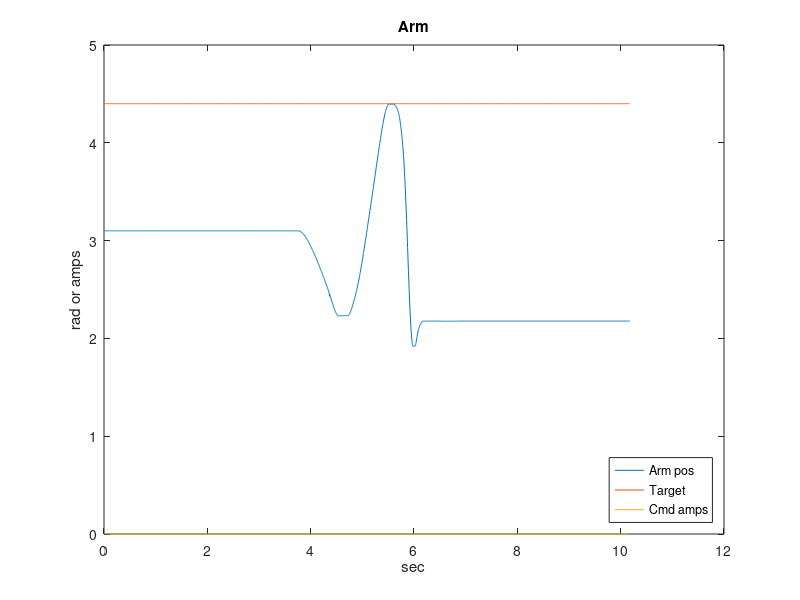
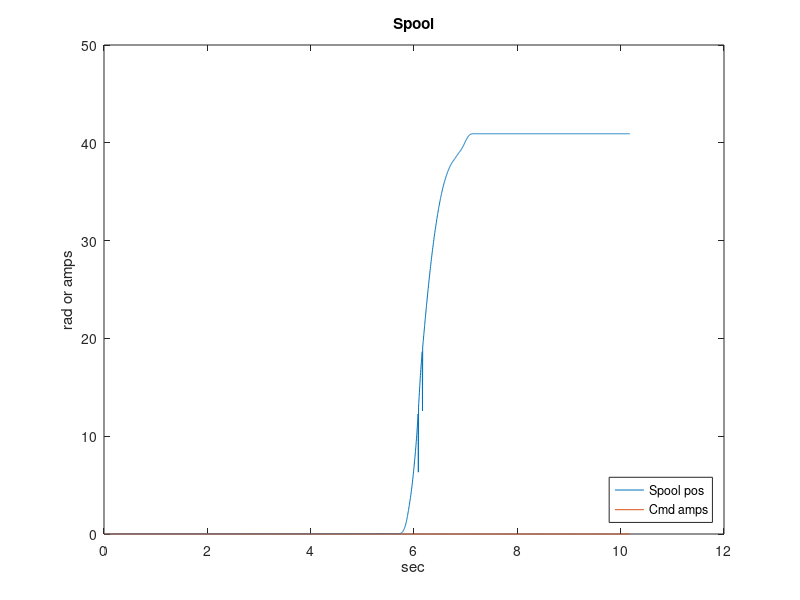
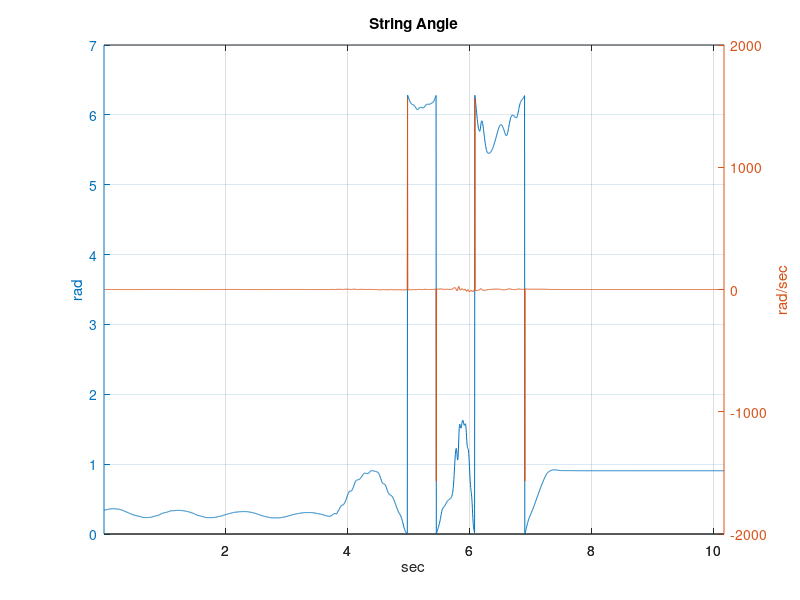

Write MATLAB code to recreate these figures, in order. (Note: this script raises an error after producing the figures.)
% Bad Cast 1: Stopped short, tangled on self
% Bad Cast 2: ditto
% Good Cast:  Made it over bar, suspended at end.
clearvars -except Ts tg
close all
% 1 Arm pos (rad)
% 2 Arm target pos (rad)
% 3 Arm Cmd (amps)
% 4 Spool pos (rad)
% 5 Spool Cmd (amps)
% 6 String Angle (rad)

% GC = load('BadBasicCastDataLog.mat');
% GC = load('BadBasicCast2DataLog.mat');
% GC  = load('GoodCastDataLog.mat');
% GC = load('AlmostFlatv2.mat');
GC = load('ByHandCast.mat');
% GC = load('ByHandCastAlmost.mat');

% Time Frames
plot_from = [0, 60000];
i = find(plot_from(1) < GC.fsTime, 1, 'first');
j = find(plot_from(2) > GC.fsTime, 1, 'last');

% Events
% Constants
stop_ArmPos = 2.9916;   % rad, Position arm triggers cast
stop_String = 3.75;     % rad, Position String Angle triggers cast
far_Enough  = 65;       % rad, How far before string is jerked back

% Release time
t_re = find(and(stop_ArmPos >= GC.fsData(:,1), stop_String >= GC.fsData(:,6)), 1, 'first');

plot(GC.fsTime(i:j), GC.fsData(i:j,1:3))
title('Arm')
xlabel('sec')
ylabel('rad or amps')
legend('Arm pos','Target', 'Cmd amps', 'Location', 'SouthEast')

figure
plot(GC.fsTime(i:j), GC.fsData(i:j,4:5))
title('Spool')
xlabel('sec')
ylabel('rad or amps')
legend('Spool pos','Cmd amps', 'Location', 'SouthEast')

figure
[hA, h_b1, h_b2] = plotyy(GC.fsTime(i:j), GC.fsData(i:j,6),...
                           GC.fsTime(i+1:j), diff(GC.fsData(i:j,6))./diff(GC.fsTime(i:j)));
grid on
title('String Angle')
xlabel('sec')
ylabel(hA(1), 'rad')
ylabel(hA(2), 'rad/sec')
legend('position', 'velocity', 'Location', 'SouthEast')

figure
[hAx, h_l1, h_l2] = plotyy(GC.fsTime(i:j), GC.fsData(i:j,[1,2,6]),...
                           GC.fsTime(i:j), GC.fsData(i:j,[4]));
line([GC.fsTime(t_re),GC.fsTime(t_re)],[0,10],'Color',[.4,.4,.4])
xlabel('sec')
ylabel(hAx(1), 'rad')
ylabel(hAx(2), 'Spool (rad)')
legend('Arm Pos', 'Arm Target', 'String Angle', 'Spool',...
       'Location', 'NorthWest')